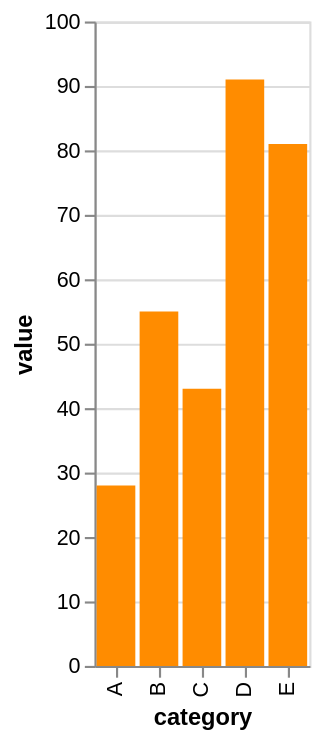

The specification (Vega-Lite) saved for this image:
### Vega-Lite specification from a JSON file in a GitHub repository (floating-point values rounded to 4 significant figures)
{"$schema": "https://vega.github.io/schema/vega-lite/v6.json", "data": {"values": [{"category": "A", "value": 28}, {"category": "B", "value": 55}, {"category": "C", "value": 43}, {"category": "D", "value": 91}, {"category": "E", "value": 81}]}, "description": "A click point selection highlighting with a condition.", "encoding": {"color": {"condition": {"param": "pick", "value": "darkorange"}, "value": "steelblue"}, "x": {"field": "category", "type": "nominal"}, "y": {"field": "value", "type": "quantitative"}}, "mark": "bar", "params": [{"name": "pick", "select": "point"}], "usermeta": {"eas": {"standin_ratio": 0.0229, "threshold": 0.05}}}
